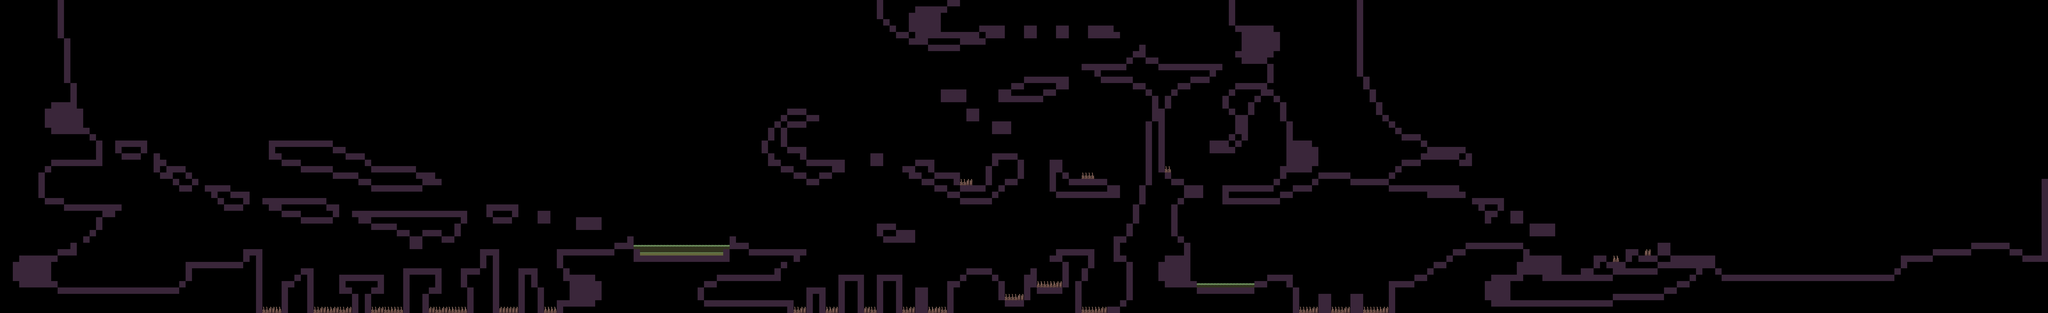

This game map was drawn from its Tiled (.tmx) file and the tilesets committed beside it. A one-line description and the trimmed map source follow:
An orthogonal 320x49 tile map with 32x32 px tiles, 6 tile layers (Floor, inviz walls, Walls, Ceiling, ...).

<map version="1.0" tiledversion="1.1.2" orientation="orthogonal" renderorder="right-up" width="320" height="49" tilewidth="32" tileheight="32" infinite="0" nextobjectid="1">
 <tileset firstgid="1" source="Blocks.tsx" />
 <layer name="Floor" width="320" height="49">
  <data>[15680 cells, 637 non-empty, 1 distinct tile ids]</data>
 </layer>
 <layer name="inviz walls" width="320" height="49">
  <data>[15680 cells, 122 non-empty, 1 distinct tile ids]</data>
 </layer>
 <layer name="Walls" width="320" height="49">
  <data>[15680 cells, 692 non-empty, 1 distinct tile ids]</data>
 </layer>
 <layer name="Ceiling" width="320" height="49">
  <data>[15680 cells, 409 non-empty, 1 distinct tile ids]</data>
 </layer>
 <layer name="Pikes" width="320" height="49">
  <data>[15680 cells, 64 non-empty, 8 distinct tile ids]</data>
 </layer>
 <layer name="Marshes" width="320" height="49">
  <data>[15680 cells, 37 non-empty, 2 distinct tile ids]</data>
 </layer>
</map>